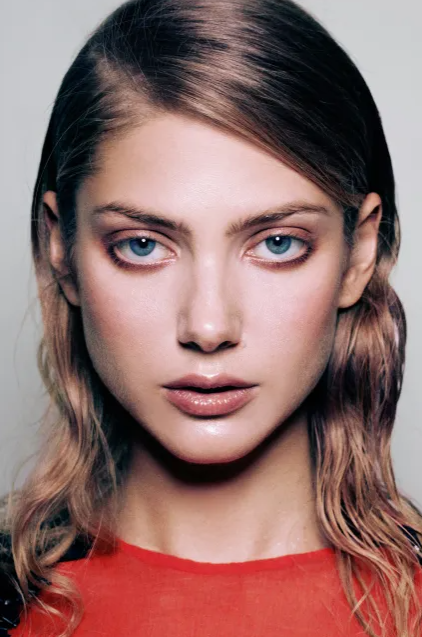
%> input picture automatic_feature_detection_algor/test_images/face1.png, 422 x 637 px
$ octave --eval "result = detectFacialRegions(imread('test_images/face1.png'));"   (GNU Octave 9; MATLAB toolbox functions it lacks are replaced by stand-ins)
%> lines starting %> are read from the running program, lines starting %| are printed output that depends on the picture
function  [imgFace, LeftEye, RightEye, Mouth, LeftEyebrow,  RightEyebrow] = detectFacialRegions(I)

%To detect Face
 FDetect = vision.CascadeObjectDetector;
 Face = step(FDetect,I);
%> Face = [58 133 302 302]
 imgFace = (I(Face(1,2):Face(1,2)+Face(1,4),Face(1,1):Face(1,1)+Face(1,3),:));
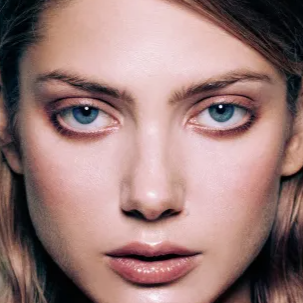
%> imgFace: size 303x303x3 uint8; mean R, G, B 155.1, 123.5, 120.6
 imggray = rgb2gray(imgFace);
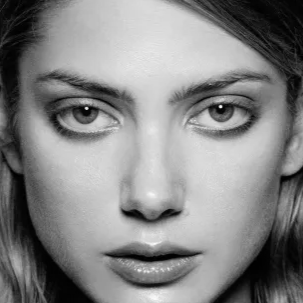
%> imggray: size 303x303 uint8; min 0, max 251, mean 132.6
 imshow(imggray)
 imghist = adapthisteq(imggray);
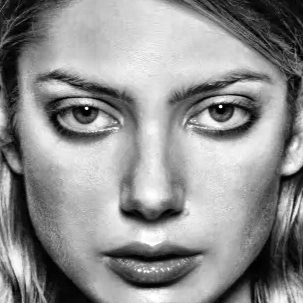
%> imghist: size 303x303 uint8; min 0, max 255, mean 143.3
 imshow(imghist)
 %To detect Left Eye

 DetectEye = vision.CascadeObjectDetector('LeftEye', 'MergeThreshold', 12);
%> (the run ends here)

$ run again, on automatic_feature_detection_algor/test_images/face2.png
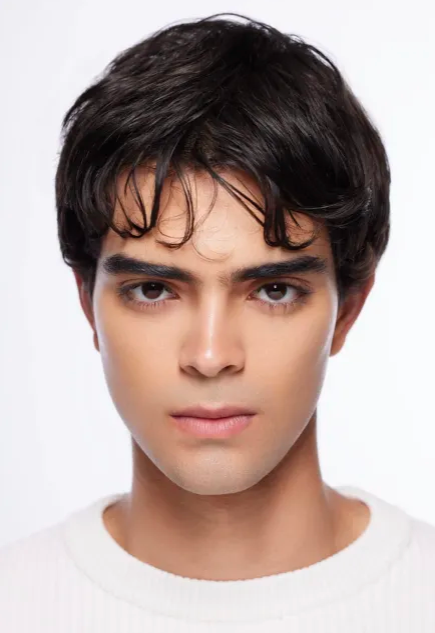
%> input picture automatic_feature_detection_algor/test_images/face2.png, 435 x 633 px
%> Face = [72 183 284 284]
%> in detectFacialRegions, `imgFace = (I(Face(1,2):Face(1,2)+Face(1,4),Face(1,1):Face(1,1)+Face(1,..`:
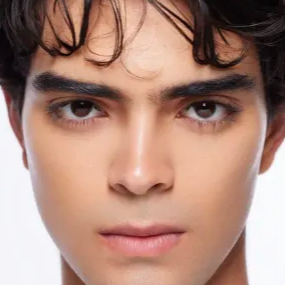
%> imgFace: size 285x285x3 uint8; mean R, G, B 173.4, 136.4, 122.3
%> in detectFacialRegions, `imghist = adapthisteq(imggray);`:
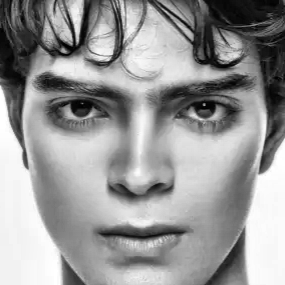
%> imghist: size 285x285 uint8; min 0, max 255, mean 151.4

$ run again, on automatic_feature_detection_algor/test_images/face4.png
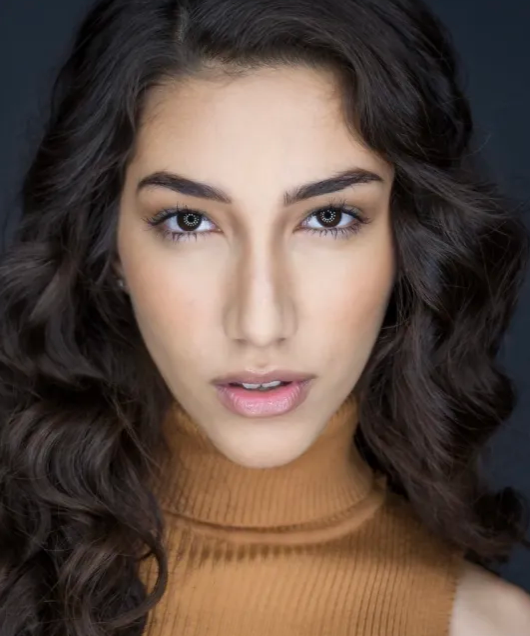
%> input picture automatic_feature_detection_algor/test_images/face4.png, 530 x 636 px
%> Face = [91 92 335 335]
%> in detectFacialRegions, `imggray = rgb2gray(imgFace);`:
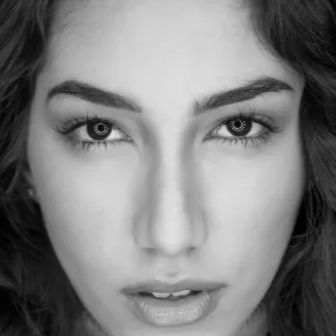
%> imggray: size 336x336 uint8; min 0, max 226, mean 127.4
%> in detectFacialRegions, `imghist = adapthisteq(imggray);`:
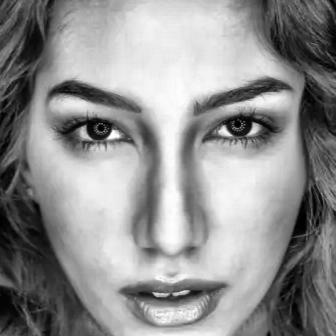
%> imghist: size 336x336 uint8; min 0, max 255, mean 144.1
